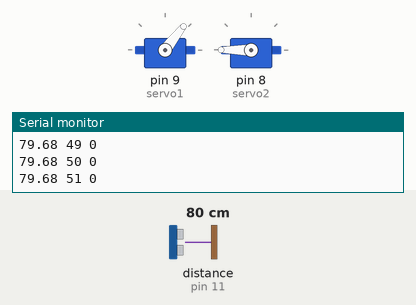
A sketch run on a simulated Arduino Uno, built with avr-gcc and run on an emulated ATmega328P. Shown: 2 × servo, the last lines printed to the serial monitor. Wiring (inferred from the names in the program): ultrasonic range finder: trigger pin 7; echo pin 11. The inputs (shaded band) are chosen by the test bench; at power-on: distance to the obstacle (sensor on pin 11) 80 cm. The echo pulse lasts 58.3 µs per cm.

Above: at 1.2 s.
1.3 s: distance to the obstacle (sensor on pin 11) set to 2 cm
At 1.8 s:
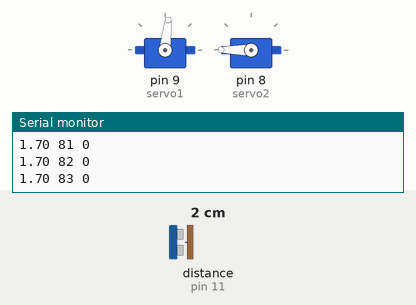
4.3 s: distance to the obstacle (sensor on pin 11) set to 250 cm
At 4.8 s:
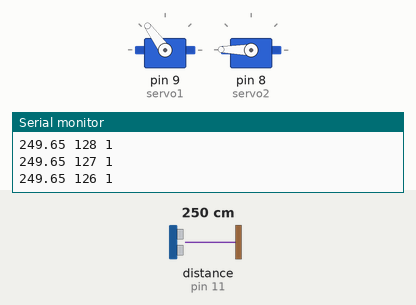
7.3 s: distance to the obstacle (sensor on pin 11) set to 299 cm
At 7.8 s:
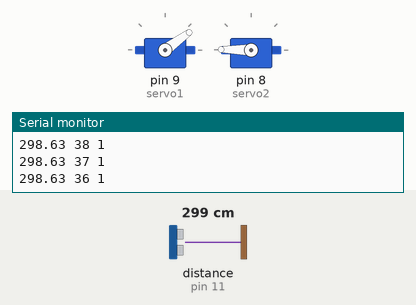
Timing chart, 0 to 16.3 s (numbered marks = the images above; inputs shaded):
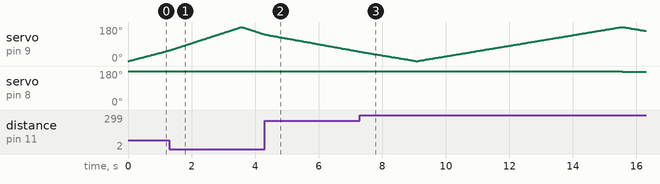

The sketch:

project_Tesla2.ino
```cpp
#include<Servo.h>
Servo servo1;
Servo servo2;
int hpos=0;
int vpos=0;

const int trigger=7;
const int echopin=11;
float distance;
unsigned long int pulse;

void setup()
{
  Serial.begin(9600);
  pinMode(trigger,OUTPUT);
  pinMode(echopin,INPUT);
  servo1.attach(9);
  servo2.attach(8);
  servo1.write(0);
  servo2.write(180);
}

void sonar()
{
    digitalWrite(trigger,LOW);
    delay(2);
    digitalWrite(trigger,HIGH);
    delayMicroseconds(10);
    digitalWrite(trigger,LOW);

    pulse=pulseIn(echopin,HIGH);
    distance=(pulse/2000000.0)*(343); //In metres
    distance=100*distance;
}

void loop()
{
  for (hpos = 0; hpos <= 180; hpos += 1)
  {
    servo1.write(hpos);
    delay(5);
    sonar();
    Serial.print(distance);
    Serial.print(" ");
    Serial.print(hpos);
    Serial.print(" ");
    Serial.println(vpos);
    delay(10);
  }
  vpos++;
  servo2.write(180-vpos);
  if(vpos==90)
  exit(0);
  for (hpos = 180; hpos >= 0; hpos -= 1)
  {
    servo1.write(hpos);
    delay(5);
    sonar();
    Serial.print(distance);
    Serial.print(" ");
    Serial.print(hpos);
    Serial.print(" ");
    Serial.println(vpos);
    delay(10);
  }
  vpos++;
  servo2.write(180-vpos);
  if(vpos==90)
  exit(0);
}
```

Measured:
- after the input at 1.3 s, servo on pin 8 (servo2): 180° → 179° after 2.3 s instead of 2.9 s
- after the input at 4.3 s, servo on pin 8 (servo2): stays 179° (without the input it goes to 178° after 2.6 s)
